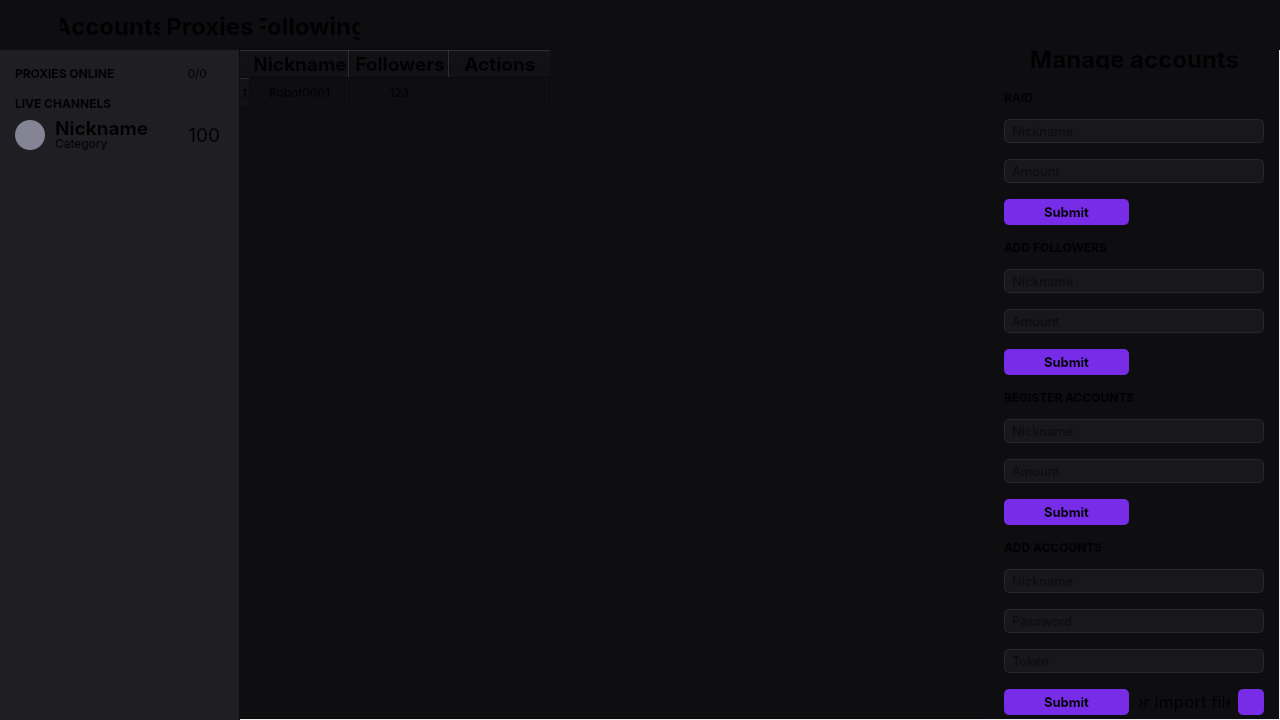
<?xml version="1.0" encoding="UTF-8"?>
<ui version="4.0">
 <class>MainWindow</class>
 <widget class="QMainWindow" name="MainWindow">
  <property name="geometry">
   <rect>
    <x>0</x>
    <y>0</y>
    <width>1280</width>
    <height>720</height>
   </rect>
  </property>
  <property name="font">
   <font>
    <family>Inter</family>
   </font>
  </property>
  <property name="windowTitle">
   <string>Main</string>
  </property>
  <property name="styleSheet">
   <string notr="true"/>
  </property>
  <property name="locale">
   <locale language="English" country="UnitedStates"/>
  </property>
  <widget class="QWidget" name="centralWidget">
   <property name="styleSheet">
    <string notr="true"/>
   </property>
   <widget class="QWidget" name="header" native="true">
    <property name="geometry">
     <rect>
      <x>0</x>
      <y>0</y>
      <width>1280</width>
      <height>50</height>
     </rect>
    </property>
    <property name="styleSheet">
     <string notr="true">background-color: #0E0E10
</string>
    </property>
    <widget class="QPushButton" name="home">
     <property name="geometry">
      <rect>
       <x>5</x>
       <y>5</y>
       <width>40</width>
       <height>40</height>
      </rect>
     </property>
     <property name="cursor">
      <cursorShape>PointingHandCursor</cursorShape>
     </property>
     <property name="styleSheet">
      <string notr="true">border: 0
</string>
     </property>
     <property name="text">
      <string/>
     </property>
     <property name="icon">
      <iconset>
       <normaloff>../../Programming/Twitch/logo.png</normaloff>../../Programming/Twitch/logo.png</iconset>
     </property>
     <property name="iconSize">
      <size>
       <width>34</width>
       <height>40</height>
      </size>
     </property>
    </widget>
    <widget class="QPushButton" name="accounts">
     <property name="geometry">
      <rect>
       <x>60</x>
       <y>10</y>
       <width>100</width>
       <height>32</height>
      </rect>
     </property>
     <property name="font">
      <font>
       <family>Inter</family>
       <pointsize>18</pointsize>
       <bold>true</bold>
      </font>
     </property>
     <property name="cursor">
      <cursorShape>PointingHandCursor</cursorShape>
     </property>
     <property name="styleSheet">
      <string notr="true">background-color:none;
border: 0;</string>
     </property>
     <property name="text">
      <string>Accounts</string>
     </property>
    </widget>
    <widget class="QPushButton" name="proxies">
     <property name="geometry">
      <rect>
       <x>160</x>
       <y>10</y>
       <width>100</width>
       <height>32</height>
      </rect>
     </property>
     <property name="font">
      <font>
       <family>Inter</family>
       <pointsize>18</pointsize>
       <bold>true</bold>
      </font>
     </property>
     <property name="cursor">
      <cursorShape>PointingHandCursor</cursorShape>
     </property>
     <property name="styleSheet">
      <string notr="true">background-color:none;
border: 0;</string>
     </property>
     <property name="text">
      <string>Proxies</string>
     </property>
    </widget>
    <widget class="QPushButton" name="following">
     <property name="geometry">
      <rect>
       <x>260</x>
       <y>10</y>
       <width>100</width>
       <height>32</height>
      </rect>
     </property>
     <property name="font">
      <font>
       <family>Inter</family>
       <pointsize>18</pointsize>
       <bold>true</bold>
      </font>
     </property>
     <property name="cursor">
      <cursorShape>PointingHandCursor</cursorShape>
     </property>
     <property name="styleSheet">
      <string notr="true">background-color:none;
border: 0;</string>
     </property>
     <property name="text">
      <string>Following</string>
     </property>
    </widget>
   </widget>
   <widget class="QWidget" name="sidebar" native="true">
    <property name="geometry">
     <rect>
      <x>0</x>
      <y>50</y>
      <width>240</width>
      <height>670</height>
     </rect>
    </property>
    <property name="styleSheet">
     <string notr="true">background-color: #1F1F23
</string>
    </property>
    <widget class="QLabel" name="liveChannelsLabel">
     <property name="geometry">
      <rect>
       <x>15</x>
       <y>45</y>
       <width>111</width>
       <height>16</height>
      </rect>
     </property>
     <property name="font">
      <font>
       <family>Inter</family>
       <bold>true</bold>
      </font>
     </property>
     <property name="text">
      <string>LIVE CHANNELS</string>
     </property>
    </widget>
    <widget class="QLabel" name="proxiesOnlineLabel">
     <property name="geometry">
      <rect>
       <x>15</x>
       <y>15</y>
       <width>110</width>
       <height>16</height>
      </rect>
     </property>
     <property name="font">
      <font>
       <family>Inter</family>
       <bold>true</bold>
      </font>
     </property>
     <property name="text">
      <string>PROXIES ONLINE</string>
     </property>
    </widget>
    <widget class="QLabel" name="proxiesStatus">
     <property name="geometry">
      <rect>
       <x>125</x>
       <y>15</y>
       <width>82</width>
       <height>16</height>
      </rect>
     </property>
     <property name="font">
      <font>
       <family>Inter</family>
       <bold>false</bold>
      </font>
     </property>
     <property name="styleSheet">
      <string notr="true"/>
     </property>
     <property name="text">
      <string>0/0</string>
     </property>
     <property name="alignment">
      <set>Qt::AlignmentFlag::AlignRight|Qt::AlignmentFlag::AlignTrailing|Qt::AlignmentFlag::AlignVCenter</set>
     </property>
    </widget>
    <widget class="QPushButton" name="pc">
     <property name="geometry">
      <rect>
       <x>209</x>
       <y>15</y>
       <width>16</width>
       <height>16</height>
      </rect>
     </property>
     <property name="styleSheet">
      <string notr="true">border:0;
</string>
     </property>
     <property name="text">
      <string/>
     </property>
     <property name="icon">
      <iconset theme="QIcon::ThemeIcon::Computer"/>
     </property>
    </widget>
    <widget class="QScrollArea" name="liveChannels">
     <property name="geometry">
      <rect>
       <x>15</x>
       <y>70</y>
       <width>210</width>
       <height>585</height>
      </rect>
     </property>
     <property name="styleSheet">
      <string notr="true">border: 0;</string>
     </property>
     <property name="widgetResizable">
      <bool>true</bool>
     </property>
     <widget class="QWidget" name="channels">
      <property name="geometry">
       <rect>
        <x>0</x>
        <y>0</y>
        <width>210</width>
        <height>585</height>
       </rect>
      </property>
      <widget class="QWidget" name="channel" native="true">
       <property name="geometry">
        <rect>
         <x>0</x>
         <y>0</y>
         <width>210</width>
         <height>30</height>
        </rect>
       </property>
       <widget class="QLabel" name="channelAvatar">
        <property name="geometry">
         <rect>
          <x>0</x>
          <y>0</y>
          <width>30</width>
          <height>30</height>
         </rect>
        </property>
        <property name="styleSheet">
         <string notr="true">background-color: #848494;
border-radius: 15
;</string>
        </property>
        <property name="text">
         <string/>
        </property>
       </widget>
       <widget class="QLabel" name="channelNickname">
        <property name="geometry">
         <rect>
          <x>40</x>
          <y>0</y>
          <width>111</width>
          <height>16</height>
         </rect>
        </property>
        <property name="font">
         <font>
          <family>Inter</family>
          <pointsize>14</pointsize>
          <bold>true</bold>
         </font>
        </property>
        <property name="text">
         <string>Nickname</string>
        </property>
       </widget>
       <widget class="QLabel" name="channelCategory">
        <property name="geometry">
         <rect>
          <x>40</x>
          <y>16</y>
          <width>111</width>
          <height>15</height>
         </rect>
        </property>
        <property name="font">
         <font>
          <family>Inter</family>
         </font>
        </property>
        <property name="text">
         <string>Category</string>
        </property>
       </widget>
       <widget class="QPushButton" name="channelOnline">
        <property name="geometry">
         <rect>
          <x>150</x>
          <y>0</y>
          <width>55</width>
          <height>30</height>
         </rect>
        </property>
        <property name="font">
         <font>
          <family>Inter</family>
          <pointsize>14</pointsize>
         </font>
        </property>
        <property name="styleSheet">
         <string notr="true">background-color: none;
border: 0;
text-align: right;</string>
        </property>
        <property name="text">
         <string>100</string>
        </property>
        <property name="icon">
         <iconset>
          <normaloff>../../Adobe/thumbnail/Ellipse 1.png</normaloff>../../Adobe/thumbnail/Ellipse 1.png</iconset>
        </property>
       </widget>
      </widget>
     </widget>
    </widget>
   </widget>
   <widget class="QStackedWidget" name="main">
    <property name="geometry">
     <rect>
      <x>239</x>
      <y>49</y>
      <width>1040</width>
      <height>670</height>
     </rect>
    </property>
    <property name="styleSheet">
     <string notr="true">background-color: #0E0E10;</string>
    </property>
    <property name="currentIndex">
     <number>0</number>
    </property>
    <widget class="QWidget" name="accounts_2">
     <widget class="QTableWidget" name="tableWidget">
      <property name="geometry">
       <rect>
        <x>0</x>
        <y>0</y>
        <width>750</width>
        <height>670</height>
       </rect>
      </property>
      <property name="font">
       <font>
        <family>Inter</family>
       </font>
      </property>
      <property name="rowCount">
       <number>1</number>
      </property>
      <property name="columnCount">
       <number>3</number>
      </property>
      <attribute name="horizontalHeaderCascadingSectionResizes">
       <bool>false</bool>
      </attribute>
      <row/>
      <column>
       <property name="text">
        <string>Nickname</string>
       </property>
       <property name="font">
        <font>
         <family>Inter</family>
         <pointsize>14</pointsize>
         <bold>true</bold>
        </font>
       </property>
      </column>
      <column>
       <property name="text">
        <string>Followers</string>
       </property>
       <property name="font">
        <font>
         <family>Inter</family>
         <pointsize>14</pointsize>
         <bold>true</bold>
        </font>
       </property>
      </column>
      <column>
       <property name="text">
        <string>Actions</string>
       </property>
       <property name="font">
        <font>
         <family>Inter</family>
         <pointsize>14</pointsize>
         <bold>true</bold>
        </font>
       </property>
      </column>
      <item row="0" column="0">
       <property name="text">
        <string>Robot0001</string>
       </property>
       <property name="textAlignment">
        <set>AlignCenter</set>
       </property>
      </item>
      <item row="0" column="1">
       <property name="text">
        <string>123</string>
       </property>
       <property name="textAlignment">
        <set>AlignCenter</set>
       </property>
      </item>
      <item row="0" column="2">
       <property name="text">
        <string/>
       </property>
      </item>
     </widget>
     <widget class="QWidget" name="manage" native="true">
      <property name="geometry">
       <rect>
        <x>750</x>
        <y>0</y>
        <width>290</width>
        <height>670</height>
       </rect>
      </property>
      <widget class="QLabel" name="manageLabel">
       <property name="geometry">
        <rect>
         <x>0</x>
         <y>0</y>
         <width>291</width>
         <height>20</height>
        </rect>
       </property>
       <property name="font">
        <font>
         <family>Inter</family>
         <pointsize>18</pointsize>
         <bold>true</bold>
        </font>
       </property>
       <property name="layoutDirection">
        <enum>Qt::LayoutDirection::LeftToRight</enum>
       </property>
       <property name="text">
        <string>Manage accounts</string>
       </property>
       <property name="alignment">
        <set>Qt::AlignmentFlag::AlignCenter</set>
       </property>
      </widget>
      <widget class="QWidget" name="raid" native="true">
       <property name="geometry">
        <rect>
         <x>15</x>
         <y>40</y>
         <width>260</width>
         <height>140</height>
        </rect>
       </property>
       <widget class="QLabel" name="raidLabel">
        <property name="geometry">
         <rect>
          <x>0</x>
          <y>0</y>
          <width>31</width>
          <height>16</height>
         </rect>
        </property>
        <property name="font">
         <font>
          <family>Inter</family>
          <bold>true</bold>
         </font>
        </property>
        <property name="text">
         <string>RAID</string>
        </property>
       </widget>
       <widget class="QLineEdit" name="raidNickname">
        <property name="geometry">
         <rect>
          <x>0</x>
          <y>30</y>
          <width>260</width>
          <height>24</height>
         </rect>
        </property>
        <property name="font">
         <font>
          <family>Inter</family>
          <pointsize>10</pointsize>
         </font>
        </property>
        <property name="styleSheet">
         <string notr="true">background-color: #18181B;
border-radius: 5;
padding: 5;
border: 1px solid #26262C;</string>
        </property>
        <property name="frame">
         <bool>false</bool>
        </property>
        <property name="placeholderText">
         <string>Nickname</string>
        </property>
       </widget>
       <widget class="QPushButton" name="raidSubmit">
        <property name="geometry">
         <rect>
          <x>0</x>
          <y>110</y>
          <width>125</width>
          <height>26</height>
         </rect>
        </property>
        <property name="font">
         <font>
          <family>Inter</family>
          <pointsize>10</pointsize>
          <bold>true</bold>
         </font>
        </property>
        <property name="styleSheet">
         <string notr="true">background-color: #772CE8;
border: 0;
border-radius: 5;</string>
        </property>
        <property name="text">
         <string>Submit</string>
        </property>
       </widget>
       <widget class="QLineEdit" name="raidAmount">
        <property name="geometry">
         <rect>
          <x>0</x>
          <y>70</y>
          <width>260</width>
          <height>24</height>
         </rect>
        </property>
        <property name="font">
         <font>
          <family>Inter</family>
          <pointsize>10</pointsize>
         </font>
        </property>
        <property name="styleSheet">
         <string notr="true">background-color: #18181B;
border-radius: 5;
padding: 5;
border: 1px solid #26262C;</string>
        </property>
        <property name="inputMethodHints">
         <set>Qt::InputMethodHint::ImhDigitsOnly</set>
        </property>
        <property name="inputMask">
         <string/>
        </property>
        <property name="frame">
         <bool>false</bool>
        </property>
        <property name="placeholderText">
         <string>Amount</string>
        </property>
       </widget>
      </widget>
      <widget class="QWidget" name="addFollowers" native="true">
       <property name="geometry">
        <rect>
         <x>15</x>
         <y>190</y>
         <width>260</width>
         <height>140</height>
        </rect>
       </property>
       <widget class="QLabel" name="addFollowersLabel">
        <property name="geometry">
         <rect>
          <x>0</x>
          <y>0</y>
          <width>111</width>
          <height>16</height>
         </rect>
        </property>
        <property name="font">
         <font>
          <family>Inter</family>
          <bold>true</bold>
         </font>
        </property>
        <property name="text">
         <string>ADD FOLLOWERS</string>
        </property>
       </widget>
       <widget class="QLineEdit" name="addFollowersNickname">
        <property name="geometry">
         <rect>
          <x>0</x>
          <y>30</y>
          <width>260</width>
          <height>24</height>
         </rect>
        </property>
        <property name="font">
         <font>
          <family>Inter</family>
          <pointsize>10</pointsize>
         </font>
        </property>
        <property name="styleSheet">
         <string notr="true">background-color: #18181B;
border-radius: 5;
padding: 5;
border: 1px solid #26262C;</string>
        </property>
        <property name="frame">
         <bool>false</bool>
        </property>
        <property name="placeholderText">
         <string>Nickname</string>
        </property>
       </widget>
       <widget class="QPushButton" name="addFollowersSubmit">
        <property name="geometry">
         <rect>
          <x>0</x>
          <y>110</y>
          <width>125</width>
          <height>26</height>
         </rect>
        </property>
        <property name="font">
         <font>
          <family>Inter</family>
          <pointsize>10</pointsize>
          <bold>true</bold>
         </font>
        </property>
        <property name="styleSheet">
         <string notr="true">background-color: #772CE8;
border: 0;
border-radius: 5;</string>
        </property>
        <property name="text">
         <string>Submit</string>
        </property>
       </widget>
       <widget class="QLineEdit" name="addFollowersAmount">
        <property name="geometry">
         <rect>
          <x>0</x>
          <y>70</y>
          <width>260</width>
          <height>24</height>
         </rect>
        </property>
        <property name="font">
         <font>
          <family>Inter</family>
          <pointsize>10</pointsize>
         </font>
        </property>
        <property name="styleSheet">
         <string notr="true">background-color: #18181B;
border-radius: 5;
padding: 5;
border: 1px solid #26262C;</string>
        </property>
        <property name="inputMethodHints">
         <set>Qt::InputMethodHint::ImhDigitsOnly</set>
        </property>
        <property name="frame">
         <bool>false</bool>
        </property>
        <property name="placeholderText">
         <string>Amount</string>
        </property>
       </widget>
      </widget>
      <widget class="QWidget" name="registerAccounts" native="true">
       <property name="geometry">
        <rect>
         <x>15</x>
         <y>340</y>
         <width>260</width>
         <height>140</height>
        </rect>
       </property>
       <widget class="QLabel" name="registerAccountLabel">
        <property name="geometry">
         <rect>
          <x>0</x>
          <y>0</y>
          <width>141</width>
          <height>16</height>
         </rect>
        </property>
        <property name="font">
         <font>
          <family>Inter</family>
          <bold>true</bold>
         </font>
        </property>
        <property name="text">
         <string>REGISTER ACCOUNTS</string>
        </property>
       </widget>
       <widget class="QLineEdit" name="registerAccountsNickname">
        <property name="geometry">
         <rect>
          <x>0</x>
          <y>30</y>
          <width>260</width>
          <height>24</height>
         </rect>
        </property>
        <property name="font">
         <font>
          <family>Inter</family>
          <pointsize>10</pointsize>
         </font>
        </property>
        <property name="styleSheet">
         <string notr="true">background-color: #18181B;
border-radius: 5;
padding: 5;
border: 1px solid #26262C;</string>
        </property>
        <property name="frame">
         <bool>false</bool>
        </property>
        <property name="placeholderText">
         <string>Nickname</string>
        </property>
       </widget>
       <widget class="QPushButton" name="registerAccountsSubmit">
        <property name="geometry">
         <rect>
          <x>0</x>
          <y>110</y>
          <width>125</width>
          <height>26</height>
         </rect>
        </property>
        <property name="font">
         <font>
          <family>Inter</family>
          <pointsize>10</pointsize>
          <bold>true</bold>
         </font>
        </property>
        <property name="styleSheet">
         <string notr="true">background-color: #772CE8;
border: 0;
border-radius: 5;</string>
        </property>
        <property name="text">
         <string>Submit</string>
        </property>
       </widget>
       <widget class="QLineEdit" name="registerAccountsAmount">
        <property name="geometry">
         <rect>
          <x>0</x>
          <y>70</y>
          <width>260</width>
          <height>24</height>
         </rect>
        </property>
        <property name="font">
         <font>
          <family>Inter</family>
          <pointsize>10</pointsize>
         </font>
        </property>
        <property name="styleSheet">
         <string notr="true">background-color: #18181B;
border-radius: 5;
padding: 5;
border: 1px solid #26262C;</string>
        </property>
        <property name="inputMethodHints">
         <set>Qt::InputMethodHint::ImhDigitsOnly</set>
        </property>
        <property name="frame">
         <bool>false</bool>
        </property>
        <property name="placeholderText">
         <string>Amount</string>
        </property>
       </widget>
      </widget>
      <widget class="QWidget" name="addAccounts" native="true">
       <property name="geometry">
        <rect>
         <x>15</x>
         <y>490</y>
         <width>260</width>
         <height>181</height>
        </rect>
       </property>
       <widget class="QLabel" name="addAccountsLabel">
        <property name="geometry">
         <rect>
          <x>0</x>
          <y>0</y>
          <width>111</width>
          <height>16</height>
         </rect>
        </property>
        <property name="font">
         <font>
          <family>Inter</family>
          <bold>true</bold>
         </font>
        </property>
        <property name="text">
         <string>ADD ACCOUNTS</string>
        </property>
       </widget>
       <widget class="QLineEdit" name="addAccountsNickname">
        <property name="geometry">
         <rect>
          <x>0</x>
          <y>30</y>
          <width>260</width>
          <height>24</height>
         </rect>
        </property>
        <property name="font">
         <font>
          <family>Inter</family>
          <pointsize>10</pointsize>
         </font>
        </property>
        <property name="styleSheet">
         <string notr="true">background-color: #18181B;
border-radius: 5;
padding: 5;
border: 1px solid #26262C;</string>
        </property>
        <property name="frame">
         <bool>false</bool>
        </property>
        <property name="placeholderText">
         <string>Nickname</string>
        </property>
       </widget>
       <widget class="QLineEdit" name="addAccountsPassword">
        <property name="geometry">
         <rect>
          <x>0</x>
          <y>70</y>
          <width>260</width>
          <height>24</height>
         </rect>
        </property>
        <property name="font">
         <font>
          <family>Inter</family>
          <pointsize>10</pointsize>
         </font>
        </property>
        <property name="styleSheet">
         <string notr="true">background-color: #18181B;
border-radius: 5;
padding: 5;
border: 1px solid #26262C;</string>
        </property>
        <property name="inputMethodHints">
         <set>Qt::InputMethodHint::ImhDigitsOnly</set>
        </property>
        <property name="frame">
         <bool>false</bool>
        </property>
        <property name="placeholderText">
         <string>Password</string>
        </property>
       </widget>
       <widget class="QLineEdit" name="addAccountsToken">
        <property name="geometry">
         <rect>
          <x>0</x>
          <y>110</y>
          <width>260</width>
          <height>24</height>
         </rect>
        </property>
        <property name="font">
         <font>
          <family>Inter</family>
          <pointsize>10</pointsize>
         </font>
        </property>
        <property name="styleSheet">
         <string notr="true">background-color: #18181B;
border-radius: 5;
padding: 5;
border: 1px solid #26262C;</string>
        </property>
        <property name="inputMethodHints">
         <set>Qt::InputMethodHint::ImhDigitsOnly</set>
        </property>
        <property name="frame">
         <bool>false</bool>
        </property>
        <property name="placeholderText">
         <string>Token</string>
        </property>
       </widget>
       <widget class="QPushButton" name="addAccountsSubmit">
        <property name="geometry">
         <rect>
          <x>0</x>
          <y>150</y>
          <width>125</width>
          <height>26</height>
         </rect>
        </property>
        <property name="font">
         <font>
          <family>Inter</family>
          <pointsize>10</pointsize>
          <bold>true</bold>
         </font>
        </property>
        <property name="styleSheet">
         <string notr="true">background-color: #772CE8;
border: 0;
border-radius: 5;</string>
        </property>
        <property name="text">
         <string>Submit</string>
        </property>
       </widget>
       <widget class="QPushButton" name="addAccountsFiles">
        <property name="geometry">
         <rect>
          <x>234</x>
          <y>150</y>
          <width>26</width>
          <height>26</height>
         </rect>
        </property>
        <property name="font">
         <font>
          <family>Inter</family>
          <pointsize>10</pointsize>
          <bold>true</bold>
         </font>
        </property>
        <property name="styleSheet">
         <string notr="true">background-color: #772CE8;
border: 0;
border-radius: 5;</string>
        </property>
        <property name="text">
         <string/>
        </property>
        <property name="icon">
         <iconset theme="QIcon::ThemeIcon::DocumentOpen"/>
        </property>
       </widget>
       <widget class="QLabel" name="addAccountsLabel_2">
        <property name="geometry">
         <rect>
          <x>135</x>
          <y>150</y>
          <width>91</width>
          <height>26</height>
         </rect>
        </property>
        <property name="font">
         <font>
          <family>Inter</family>
          <pointsize>13</pointsize>
         </font>
        </property>
        <property name="text">
         <string>or import file</string>
        </property>
        <property name="alignment">
         <set>Qt::AlignmentFlag::AlignCenter</set>
        </property>
       </widget>
      </widget>
     </widget>
    </widget>
    <widget class="QWidget" name="page_2"/>
   </widget>
  </widget>
 </widget>
 <resources/>
 <connections/>
</ui>
